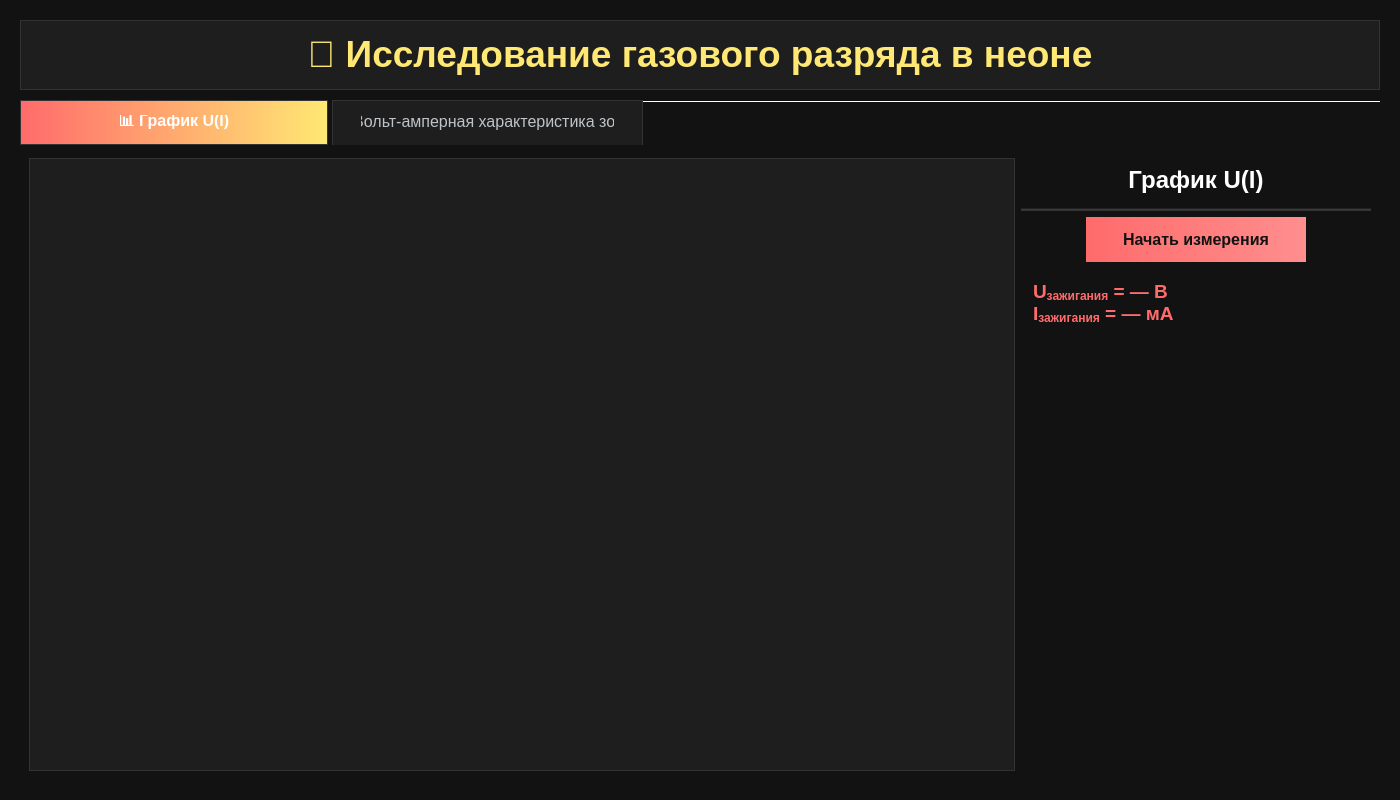
<?xml version="1.0" encoding="UTF-8"?>
<ui version="4.0">
 <class>Widget</class>
 <widget class="QWidget" name="Widget">
  <property name="geometry">
   <rect>
    <x>0</x>
    <y>0</y>
    <width>1400</width>
    <height>800</height>
   </rect>
  </property>
  <property name="windowTitle">
   <string>Лабораторная работа: Исследование газового разряда</string>
  </property>
  <property name="styleSheet">
   <string notr="true">QWidget {
    background-color: #121212;
    color: #ffffff;
    font-family: 'Segoe UI';
    font-size: 10pt;
}
QTextBrowser {
    background-color: #1e1e1e;
    border: 1px solid #333333;
    border-radius: 0px;
    color: #ffffff;
    padding: 8px;
    font-size: 11pt;
}
QProgressBar {
    border: 2px solid #333333;
    border-radius: 0px;
    background-color: #1e1e1e;
    text-align: center;
    color: #ffffff;
    font-weight: bold;
    font-size: 11pt;
}
QProgressBar::chunk {
    background-color: #FFE873;
    border-radius: 0px;
}
QTabWidget::pane {
    border: none;
    background-color: #1a1a1a;
    border-radius: 0px;
    margin-top: 4px;
}
QTabWidget::tab-bar {
    alignment: center;
}
QTabBar::tab {
    background-color: #1e1e1e;
    border: 1px solid #333333;
    border-bottom: none;
    border-top-left-radius: 0px;
    border-top-right-radius: 0px;
    padding: 14px 28px;
    margin-right: 4px;
    font-size: 12pt;
    color: #bdc3c7;
    min-width: 250px;
}
QTabBar::tab:selected {
    background-color: qlineargradient(x1:0, y1:0, x2:1, y2:0, stop:0 #FF6B6B, stop:1 #FFE873);
    color: white;
    font-weight: bold;
    border: 1px solid #333333;
}
QTabBar::tab:hover {
    background-color: #333333;
}
QGraphicsView {
    border: 2px solid #333333;
    border-radius: 0px;
    background-color: #1e1e1e;
    color: white;
}
QPushButton {
    background-color: #FFE873;
    color: #121212;
    border: none;
    border-radius: 0px;
    padding: 12px 24px;
    font-weight: bold;
    font-size: 11pt;
}
QPushButton:hover {
    background-color: #FFD700;
}
QLabel {
    color: white;
    font-weight: bold;
    font-size: 12pt;
}
QDoubleSpinBox {
    background-color: #1e1e1e;
    color: white;
    border: 1px solid #333333;
    border-radius: 0px;
    padding: 5px;
    font-size: 12pt;
    min-height: 40px;
}
QDoubleSpinBox::up-button, QDoubleSpinBox::down-button {
    width: 20px;
    background-color: #333333;
    border: 1px solid #333333;
    border-radius: 0px;
}
QDoubleSpinBox::up-button:hover, QDoubleSpinBox::down-button:hover {
    background-color: #444444;
}
QTableWidget {
    background-color: #1e1e1e;
    color: white;
    gridline-color: #333333;
    border: 1px solid #333333;
}
QTableWidget QHeaderView::section {
    background-color: #1a1a1a;
    color: #FFE873;
    padding: 4px;
    border: 1px solid #333333;
}
</string>
  </property>
  <widget class="QTextBrowser" name="textBrowser">
   <property name="geometry">
    <rect>
     <x>20</x>
     <y>20</y>
     <width>1360</width>
     <height>70</height>
    </rect>
   </property>
   <property name="html">
    <string>&lt;!DOCTYPE HTML PUBLIC &quot;-//W3C//DTD HTML 4.0//EN&quot; &quot;http://www.w3.org/TR/REC-html40/strict.dtd&quot;&gt;
&lt;html&gt;&lt;head&gt;&lt;meta name=&quot;qrichtext&quot; content=&quot;1&quot; /&gt;&lt;meta charset=&quot;utf-8&quot; /&gt;&lt;style type=&quot;text/css&quot;&gt;
p, li { white-space: pre-wrap; }
hr { height: 1px; border-width: 0; }
li.unchecked::marker { content: &quot;\2610&quot;; }
li.checked::marker { content: &quot;\2612&quot;; }
&lt;/style&gt;&lt;/head&gt;&lt;body style=&quot; font-family:'Segoe UI'; font-size:10pt; font-weight:400; font-style:normal;&quot;&gt;
&lt;p align=&quot;center&quot; style=&quot; margin-top:12px; margin-bottom:12px; margin-left:0px; margin-right:0px; -qt-block-indent:0; text-indent:0px;&quot;&gt;&lt;span style=&quot; font-family:'Georgia'; font-size:28pt; font-weight:600; color:#FFE873;&quot;&gt;🔬 Исследование газового разряда в неоне&lt;/span&gt;&lt;/p&gt;&lt;/body&gt;&lt;/html&gt;</string>
   </property>
  </widget>

  <!-- Вкладки -->
  <widget class="QTabWidget" name="tabWidget">
   <property name="geometry">
    <rect>
     <x>20</x>
     <y>100</y>
     <width>1360</width>
     <height>680</height>
    </rect>
   </property>
   <property name="currentIndex">
    <number>0</number>
   </property>
   <property name="documentMode">
    <bool>true</bool>
   </property>

   <!-- Вкладка 1: График U(I) -->
   <widget class="QWidget" name="tab_iu">
    <attribute name="title">
     <string>📊 График U(I)</string>
    </attribute>
    <layout class="QHBoxLayout" name="horizontalLayout_2">
     <!-- Левая часть: ТОЛЬКО таблица -->
     <item>
      <widget class="QTableWidget" name="table_points_iu">
       <property name="styleSheet">
        <string notr="true">background-color: #1e1e1e;
color: white;
gridline-color: #333333;</string>
       </property>
       <property name="editTriggers">
        <set>QAbstractItemView::NoEditTriggers</set>
       </property>
       <property name="selectionBehavior">
        <enum>QAbstractItemView::SelectRows</enum>
       </property>
       <property name="sizePolicy">
        <sizepolicy hsizetype="Expanding" vsizetype="Expanding">
         <horstretch>0</horstretch>
         <verstretch>1</verstretch>
        </sizepolicy>
       </property>
      </widget>
     </item>

     <!-- Правая панель: управление -->
     <item>
      <layout class="QVBoxLayout" name="controlPanelLayout_IU">
       <!-- Заголовок: КРАСНЫЙ -->
       <item>
        <widget class="QLabel" name="label_graphTitle_IU">
         <property name="text">
          <string>График U(I)</string>
         </property>
         <property name="alignment">
          <set>Qt::AlignCenter</set>
         </property>
         <property name="styleSheet">
          <string notr="true">font-size: 18pt; font-weight: bold; color: #FFFFFF; padding: 8px;</string>
         </property>
        </widget>
       </item>
       <item>
        <widget class="Line" name="line_iu">
         <property name="orientation">
          <enum>Qt::Horizontal</enum>
         </property>
         <property name="styleSheet">
          <string notr="true">background-color: #333333;</string>
         </property>
        </widget>
       </item>

       <!-- Кнопка: КРАСНЫЙ ГРАДИЕНТ -->
       <item alignment="Qt::AlignCenter">
        <widget class="QPushButton" name="startButton_IU">
         <property name="text">
          <string>Начать измерения</string>
         </property>
         <property name="minimumSize">
          <size>
           <width>220</width>
           <height>45</height>
          </size>
         </property>
         <property name="styleSheet">
          <string notr="true">background-color: qlineargradient(x1:0, y1:0, x2:1, y2:0, stop:0 #FF6B6B, stop:1 #FF8E8E);
color: #121212;
border: none;
font-weight: bold;
font-size: 12pt;
padding: 10px;</string>
         </property>
        </widget>
       </item>

       <!-- Поле U/I зажигания: КРАСНЫЙ ТЕКСТ -->
       <item>
        <widget class="QTextBrowser" name="textBrowser_U_I_zag">
         <property name="minimumSize">
          <size>
           <width>350</width>
           <height>80</height>
          </size>
         </property>
         <property name="maximumSize">
          <size>
           <width>350</width>
           <height>80</height>
          </size>
         </property>
         <property name="styleSheet">
          <string notr="true">background-color: #121212;
border: none;
color: #FF6B6B;
font-size: 14pt;
font-weight: bold;
padding: 8px;</string>
         </property>
         <property name="html">
          <string>&lt;html&gt;&lt;head/&gt;&lt;body&gt;&lt;p&gt;U&lt;sub&gt;зажигания&lt;/sub&gt; = — В&lt;br&gt;I&lt;sub&gt;зажигания&lt;/sub&gt; = — мА&lt;/p&gt;&lt;/body&gt;&lt;/html&gt;</string>
         </property>
         <property name="verticalScrollBarPolicy">
          <enum>Qt::ScrollBarAlwaysOff</enum>
         </property>
         <property name="horizontalScrollBarPolicy">
          <enum>Qt::ScrollBarAlwaysOff</enum>
         </property>
        </widget>
       </item>

       <item>
        <spacer name="verticalSpacer_IU">
         <property name="orientation">
          <enum>Qt::Vertical</enum>
         </property>
         <property name="sizeHint" stdset="0">
          <size>
           <width>20</width>
           <height>40</height>
          </size>
         </property>
        </spacer>
       </item>
      </layout>
     </item>
    </layout>
   </widget>

   <!-- Вкладка 2: ВАХ зонда -->
   <widget class="QWidget" name="tab_2">
    <attribute name="title">
     <string>📈 Вольт-амперная характеристика зонда</string>
    </attribute>
    <layout class="QHBoxLayout" name="horizontalLayout_tab2">
     <!-- Левая панель: таблицы -->
     <item>
      <layout class="QVBoxLayout" name="leftPanelLayout">
       <!-- Верхняя таблица -->
       <item>
        <widget class="QTableWidget" name="table_points">
         <property name="styleSheet">
          <string notr="true">background-color: #1e1e1e;
color: white;
gridline-color: #333333;</string>
         </property>
         <property name="editTriggers">
          <set>QAbstractItemView::NoEditTriggers</set>
         </property>
         <property name="selectionBehavior">
          <enum>QAbstractItemView::SelectRows</enum>
         </property>
         <property name="sizePolicy">
          <sizepolicy hsizetype="Expanding" vsizetype="Expanding">
           <horstretch>0</horstretch>
           <verstretch>1</verstretch>
          </sizepolicy>
         </property>
        </widget>
       </item>

       <!-- Заполнитель -->
       <item>
        <spacer name="verticalSpacerTop">
         <property name="orientation">
          <enum>Qt::Vertical</enum>
         </property>
         <property name="sizeType">
          <enum>QSizePolicy::Expanding</enum>
         </property>
         <property name="sizeHint" stdset="0">
          <size>
           <width>20</width>
           <height>0</height>
          </size>
         </property>
        </spacer>
       </item>

       <!-- Заголовок: "Характеристики зонда" -->
       <item>
        <widget class="QLabel" name="label_probe_params">
         <property name="text">
          <string>Характеристики зонда</string>
         </property>
         <property name="alignment">
          <set>Qt::AlignCenter</set>
         </property>
         <property name="styleSheet">
          <string notr="true">font-size: 14pt; font-weight: bold; color: #FFE873; padding: 6px; background-color: #1a1a1a; border: 1px solid #333333;</string>
         </property>
         <property name="maximumHeight">
          <number>30</number>
         </property>
        </widget>
       </item>

       <!-- Нижняя таблица -->
       <item>
        <widget class="QTableWidget" name="table_params">
         <property name="styleSheet">
          <string notr="true">background-color: #1e1e1e;
color: white;
gridline-color: #333333;</string>
         </property>
         <property name="editTriggers">
          <set>QAbstractItemView::NoEditTriggers</set>
         </property>
         <property name="selectionBehavior">
          <enum>QAbstractItemView::SelectRows</enum>
         </property>
         <property name="sizeAdjustPolicy">
          <enum>QAbstractScrollArea::AdjustToContents</enum>
         </property>
         <property name="sizePolicy">
          <sizepolicy hsizetype="Expanding" vsizetype="Minimum">
           <horstretch>0</horstretch>
           <verstretch>0</verstretch>
          </sizepolicy>
         </property>
        </widget>
       </item>
      </layout>
     </item>

     <!-- Правая панель: управление -->
     <item>
      <layout class="QVBoxLayout" name="controlPanelLayout">
       <item>
        <widget class="QLabel" name="label_graphTitle">
         <property name="text">
          <string>График ВАХ зонда</string>
         </property>
         <property name="alignment">
          <set>Qt::AlignCenter</set>
         </property>
         <property name="styleSheet">
          <string notr="true">font-size: 18pt; font-weight: bold; color: #FFE873; padding: 8px;</string>
         </property>
        </widget>
       </item>
       <item>
        <widget class="Line" name="line">
         <property name="orientation">
          <enum>Qt::Horizontal</enum>
         </property>
         <property name="styleSheet">
          <string notr="true">background-color: #333333;</string>
         </property>
        </widget>
       </item>

       <!-- Ток разряда -->
       <item>
        <layout class="QHBoxLayout" name="layout_discharge_current">
         <item>
          <widget class="QLabel" name="label_discharge_current">
           <property name="text">
            <string>Ток разряда (мкА):</string>
           </property>
           <property name="styleSheet">
            <string notr="true">font-size: 12pt; font-weight: bold; color: #ffffff;</string>
           </property>
          </widget>
         </item>
         <item>
          <widget class="QDoubleSpinBox" name="spinBox_discharge_current">
           <property name="suffix">
            <string> мкА</string>
           </property>
           <property name="minimum">
            <double>-500.000000000000000</double>
           </property>
           <property name="maximum">
            <double>500.000000000000000</double>
           </property>
           <property name="value">
            <double>0.000000000000000</double>
           </property>
           <property name="singleStep">
            <double>10.000000000000000</double>
           </property>
           <property name="minimumSize">
            <size>
             <width>180</width>
             <height>40</height>
            </size>
           </property>
          </widget>
         </item>
        </layout>
       </item>

       <!-- Модуль напряжения -->
       <item>
        <layout class="QHBoxLayout" name="layout_voltage">
         <item>
          <widget class="QLabel" name="label_voltage">
           <property name="text">
            <string>Модуль напряжения (В):</string>
           </property>
           <property name="styleSheet">
            <string notr="true">font-size: 12pt; font-weight: bold; color: #ffffff;</string>
           </property>
          </widget>
         </item>
         <item>
          <widget class="QDoubleSpinBox" name="spinBox_voltage">
           <property name="suffix">
            <string> В</string>
           </property>
           <property name="minimum">
            <number>0</number>
           </property>
           <property name="maximum">
            <number>25</number>
           </property>
           <property name="value">
            <number>0</number>
           </property>
           <property name="singleStep">
            <number>1</number>
           </property>
           <property name="minimumSize">
            <size>
             <width>120</width>
             <height>40</height>
            </size>
           </property>
          </widget>
         </item>
        </layout>
       </item>

       <!-- Кнопка -->
       <item alignment="Qt::AlignCenter">
        <widget class="QPushButton" name="startButton">
         <property name="text">
          <string>Начать измерения</string>
         </property>
         <property name="minimumSize">
          <size>
           <width>220</width>
           <height>45</height>
          </size>
         </property>
         <property name="styleSheet">
          <string notr="true">font-size: 12pt; font-weight: bold; padding: 10px;</string>
         </property>
        </widget>
       </item>

       <item>
        <spacer name="verticalSpacerRight">
         <property name="orientation">
          <enum>Qt::Vertical</enum>
         </property>
         <property name="sizeHint" stdset="0">
          <size>
           <width>20</width>
           <height>40</height>
          </size>
         </property>
        </spacer>
       </item>
      </layout>
     </item>
    </layout>
   </widget>
  </widget>
 </widget>
 <resources/>
 <connections/>
</ui>
